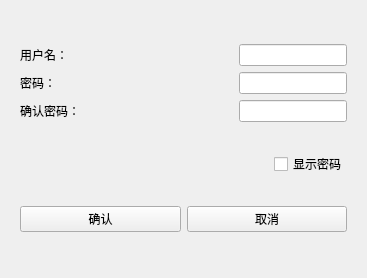
<?xml version="1.0" encoding="UTF-8"?>
<ui version="4.0">
 <class>AdminEditPwd</class>
 <widget class="QWidget" name="AdminEditPwd">
  <property name="geometry">
   <rect>
    <x>0</x>
    <y>0</y>
    <width>367</width>
    <height>278</height>
   </rect>
  </property>
  <property name="windowTitle">
   <string>修改密码</string>
  </property>
  <layout class="QVBoxLayout" name="verticalLayout_2">
   <item>
    <widget class="QWidget" name="widget" native="true">
     <layout class="QVBoxLayout" name="verticalLayout_3">
      <item>
       <layout class="QVBoxLayout" name="verticalLayout">
        <item>
         <layout class="QHBoxLayout" name="horizontalLayout">
          <item>
           <widget class="QLabel" name="label">
            <property name="text">
             <string>用户名：</string>
            </property>
           </widget>
          </item>
          <item alignment="Qt::AlignmentFlag::AlignRight">
           <widget class="QLineEdit" name="adminNameEdit">
            <property name="minimumSize">
             <size>
              <width>100</width>
              <height>0</height>
             </size>
            </property>
            <property name="maximumSize">
             <size>
              <width>1087</width>
              <height>16777215</height>
             </size>
            </property>
           </widget>
          </item>
         </layout>
        </item>
        <item>
         <layout class="QHBoxLayout" name="horizontalLayout_2">
          <item>
           <widget class="QLabel" name="label_2">
            <property name="text">
             <string>密码：</string>
            </property>
           </widget>
          </item>
          <item alignment="Qt::AlignmentFlag::AlignRight">
           <widget class="QLineEdit" name="adminpwdEdit">
            <property name="minimumSize">
             <size>
              <width>100</width>
              <height>0</height>
             </size>
            </property>
            <property name="echoMode">
             <enum>QLineEdit::EchoMode::Password</enum>
            </property>
           </widget>
          </item>
         </layout>
        </item>
        <item>
         <layout class="QHBoxLayout" name="horizontalLayout_3">
          <item>
           <widget class="QLabel" name="label_3">
            <property name="text">
             <string>确认密码：</string>
            </property>
           </widget>
          </item>
          <item alignment="Qt::AlignmentFlag::AlignRight">
           <widget class="QLineEdit" name="pwdConfirmEdit">
            <property name="minimumSize">
             <size>
              <width>100</width>
              <height>0</height>
             </size>
            </property>
            <property name="echoMode">
             <enum>QLineEdit::EchoMode::Password</enum>
            </property>
           </widget>
          </item>
         </layout>
        </item>
       </layout>
      </item>
      <item alignment="Qt::AlignmentFlag::AlignRight">
       <widget class="QCheckBox" name="cBoxPwdVisable">
        <property name="text">
         <string>显示密码</string>
        </property>
       </widget>
      </item>
      <item>
       <layout class="QHBoxLayout" name="horizontalLayout_4">
        <item>
         <widget class="QPushButton" name="confirmBtn">
          <property name="text">
           <string>确认</string>
          </property>
         </widget>
        </item>
        <item>
         <widget class="QPushButton" name="cancelBtn">
          <property name="text">
           <string>取消</string>
          </property>
         </widget>
        </item>
       </layout>
      </item>
     </layout>
    </widget>
   </item>
  </layout>
 </widget>
 <resources/>
 <connections/>
</ui>
